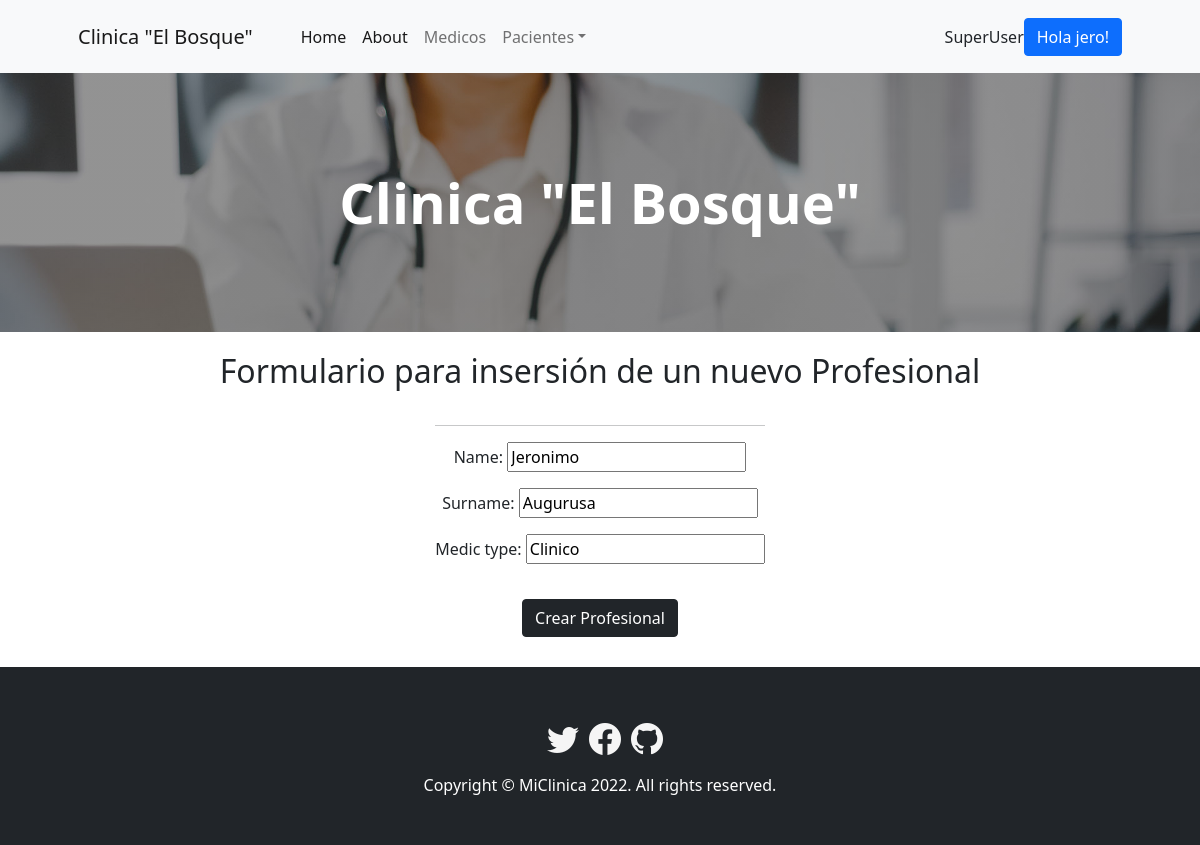
The page /medics/medics/12/update (signed in) on the database its author committed.
### medics/models.py (models this page shows)
class Medic(models.Model):
    name = models.CharField(max_length=20)
    surname = models.CharField(max_length=20)
    medic_type = models.CharField(max_length=20)

### medics/views.py (the view)
# urls.py: path('medics/<int:pk>/update', views.MedicUpdateView.as_view(), name='medics-update'),
class MedicUpdateView(LoginRequiredMixin, UpdateView):
    model = Medic
    template_name = 'medics_form.html'
    success_url = reverse_lazy('medics:medics-list')
    fields = '__all__'

### medics/templates/medics_form.html (shortened to what this page needs)
{% extends 'index.html' %}
{% load static %}
{% block changes %}
<div class="cuerpo">
    <h2>Formulario para insersión de un nuevo Profesional</h2>
    <div class="form-medics">
        <hr></hr>
        <form class='form' action='' method='POST'>
            {{ form.as_p }}
            <div class="boton-form">
                <input type="submit" class="btn btn-dark" value="Crear Profesional" />
            </div>
        </form>
    </div>
</div>
{% endblock %}

### home/templates/index.html (shortened to what this page needs)
<!DOCTYPE html>
<html lang="en">
    <head>
        {% load static %}
        <link href="https://cdn.jsdelivr.net/npm/bootstrap-icons@1.5.0/font/bootstrap-icons.css" rel="stylesheet" />
        <link rel="stylesheet" href="https://cdn.jsdelivr.net/npm/bootstrap-icons@1.8.3/font/bootstrap-icons.css">
        <link href="{% static 'css/styles.css' %}" rel="stylesheet" />
        <link href="{% static 'css/changes.css' %}" rel="stylesheet" />
        <link
        rel="stylesheet"
        href="https://cdnjs.cloudflare.com/ajax/libs/font-awesome/4.7.0/css/font-awesome.min.css"
      />
    </head>
    <body>
        <nav class="navbar navbar-expand-lg navbar-light bg-light">
            <div class="container px-4 px-lg-5">
                <a class="navbar-brand" href="/">Clinica "El Bosque"</a>
                <div class="collapse navbar-collapse" id="navbarSupportedContent">
                    <ul class="navbar-nav me-auto mb-2 mb-lg-0 ms-lg-4">
                        <li class="nav-item"><a class="nav-link active" aria-current="page" href="/">Home</a></li>
                        <li class="nav-item"><a class="nav-link active" aria-current="page" href="{% url 'home:about' %}">About</a></li>
                        {% if user.is_authenticated %}
                        <li class="nav-item"><a class="nav-link" href="{% url 'medics:medics-list' %}">Medicos</a></li>
                        <li class="nav-item dropdown">
                            <a class="nav-link dropdown-toggle" id="navbarDropdown" href="#" role="button" data-bs-toggle="dropdown" aria-expanded="false">Pacientes</a>
                        </li>
                        {% endif %}
                    </ul>
                    {% if user.is_authenticated %}
                        {% if user.is_superuser %}
                            <p style="margin-top: 17px;">SuperUser  </p>
                        {% endif %}
                    <div class="nav-item dropdown">
                    <a class="btn btn-primary" id="navbarDropdown" href="#" role="button" data-bs-toggle="dropdown" aria-expanded="false">Hola {{ user.username }}!</a>
                    </div>
                    {% endif %}
                </div>
            </div>
        </nav>
        <header class="bg-dark py-5" id="foto">
            <div class="container px-4 px-lg-5 my-5">
                <div class="text-center text-white">
                    <h1 class="display-4 fw-bolder">Clinica "El Bosque"</h1>
                </div>
            </div>
        </header>
        {% block changes %}
        {% endblock %}
        <footer class="py-5 bg-dark">
            <div class="social-media">
                <a href="https://twitter.com/" target="_blank"><i class="bi bi-twitter" style="font-size: 2rem; color: whitesmoke;"></i></a>
                <a href="https://es-la.facebook.com/" target="_blank"><i class="bi bi-facebook" style="font-size: 2rem; color: whitesmoke;"></i></a>
                <a href="https://github.com/Scopexx0" target="_blank"><i class="bi bi-github" style="font-size: 2rem; color: whitesmoke;"></i></a>
            </div>
            <div class="container">
                <p class="m-0 text-center text-white">Copyright &copy; MiClinica 2022. All rights reserved.</p>
            </div>
        </footer>
    </body>
</html>

### medics/static/css/changes.css (style rules this page uses)
h2 { text-align: center; padding-top: 20px; padding-bottom: 0; }
.form-medics { margin: auto; width: fit-content; padding: 10px; text-align: center; }
.boton-form { margin-top: 35px; margin-bottom: 20px; }
#foto { background-image: linear-gradient(0deg, rgba(40,40,40,0.5), rgba(40,40,40,0.5)), url(../js/manual-hatdc-blog.jpg); background-size: cover; background-repeat: no-repeat; background-position: top; }
.cuerpo { min-height: 38vh; justify-content: center; }
.social-media { display: flex; justify-content: center; }
.social-media a { margin-left: 10px; margin-bottom: 10px; }

### rows shown on the page
Medic: name "Jeronimo", surname "Augurusa", medic_type "Clinico"

### other values the page prints
{{ user.username }} "jero"
